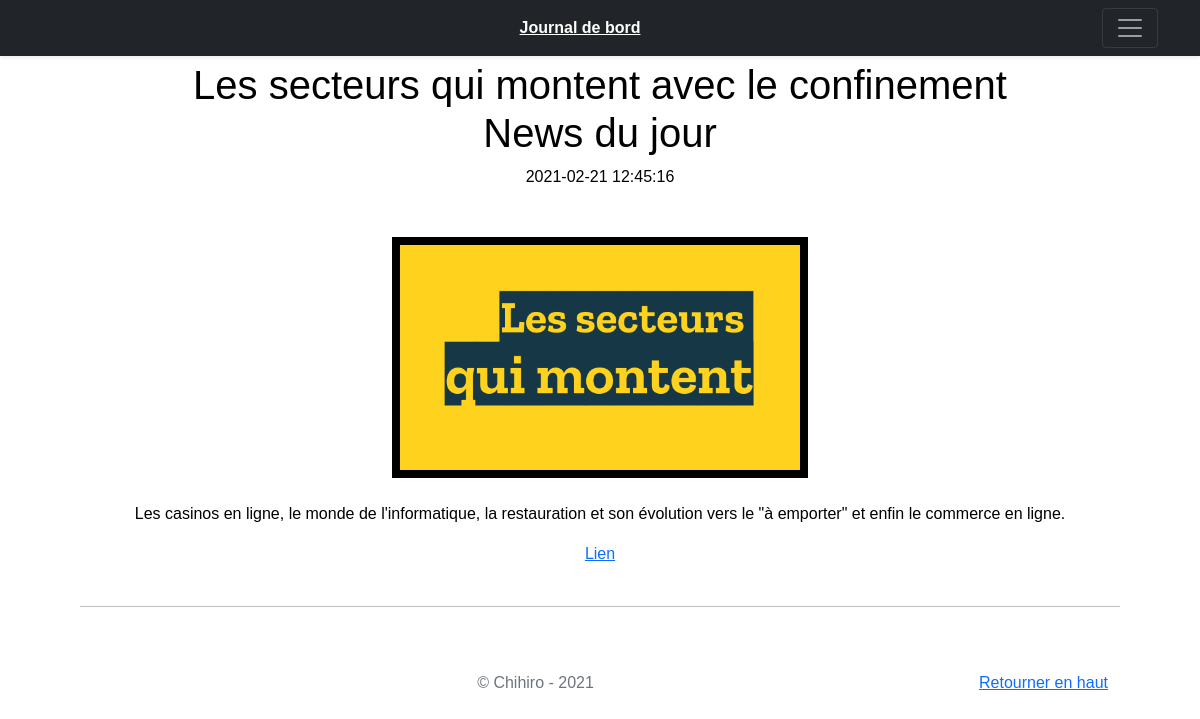
The app's page /index.php?uc=post&action=afficherPost&id=603247ccea535 with its own data.
### tables this page shows
CREATE TABLE `billet` (
  `BIL_ID` varchar(20) NOT NULL,
  `BIL_DATE` varchar(50) NOT NULL,
  `BIL_TITRE` varchar(100) NOT NULL,
  `BIL_CONTENU` varchar(4000) NOT NULL,
  `BIL_LIEN` text NOT NULL,
  `BIL_IMG` varchar(40) NOT NULL,
  `BIL_TYPE` int(11) NOT NULL,
  `BIL_AUTEUR` varchar(20) NOT NULL
);

CREATE TABLE `typeinformation` (
  `id` int(11) NOT NULL,
  `libelle` text NOT NULL
);

### model/PostManager.php (called while the page is built, shortened)
<?php
class PostManager extends Manager
{
    public function getBillet($idBillet)
    {
        $bdd = $this->getBdd();
        $billet = $bdd->query(self::debut." WHERE BIL_ID = '$idBillet'");
        if ($billet->rowCount() == 1)
            return $billet->fetch();
        else
            throw new Exception("Aucun billet ne correspond à l'identifiant '$idBillet'");
        return $billet;
    }
}

### view/gabarit.php (the view, shortened to what this page needs)
<!doctype html>
<html lang="fr">
<head>
  <link rel="stylesheet" type="text/css" href="public/css/style.css">
</head>
<body>
  <header>
    <div class="navbar navbar-dark bg-dark shadow-sm">
      <div class="container">
        <a href="#" class="navbar-brand d-flex align-items-center">
          <strong><a href="index.php" class="text-white">Journal de bord</a></strong>
        </a>
        <button class="navbar-toggler" type="button" data-bs-toggle="collapse" data-bs-target="#navbarHeader" aria-controls="navbarHeader" aria-expanded="false" aria-label="Toggle navigation">
          <span class="navbar-toggler-icon"></span>
        </button>
      </div>
    </div>
  </header>
  <div id="global">
    <div id="contenu">
      <?= $contenu ?>
    </div>
  <footer class="text-muted py-5">
    <div class="container">
      <p class="float-end mb-1"><a href="#">Retourner en haut</a></p>
      <p class="mb-0">&copy; Chihiro - 2021</p>
    </div>
  </footer>
  </div>
  </body>
</html>

### view/vueAffichagePost.php (shortened to what this page needs)
<article>
        <header>
            <h1 class="titreBillet"><?=($billet['titre'])  ?><br><?= $billet['typeBillet'] ?></h1>
            <time><?= $billet['date'] ?></time><br>
            <br><br><img src="<?php echo("public/img/".$billet['img'])?>" width="40%" height="40%">   <br><br>
        </header>
        <p><?= ($billet['contenu']) ?></p>
        <?php if (empty($billet['lien']) == false) { ?><a href="<?=($billet['lien'])?>" target="_blank">Lien</a><br><br><?php }?>
    </article>
    <hr/>
<?php $contenu = ob_get_clean();
require 'gabarit.php'; ?>

### public/css/style.css (style rules this page uses)
html, body { height: 100%; }
body { color: black; background: white; font-family: 'Futura', 'Futura', 'Trebuchet MS', sans-serif; }
#global { min-height: 100%; background: white; width: 90%; margin: auto; text-align: center; padding: 5px 20px; }
img { border: black; border: 0.5em; border-style: solid; }

### records on screen
billet: BIL_TITRE "Les secteurs qui montent avec le confinement", BIL_TYPE.libelle "News du jour", BIL_DATE "2021-02-21 12:45:16", BIL_IMG (picture), BIL_CONTENU "Les casinos en ligne, le monde de l'informatique, la restauration et son évolution vers le \"à emporter\" et enfin le commerce en ligne."
